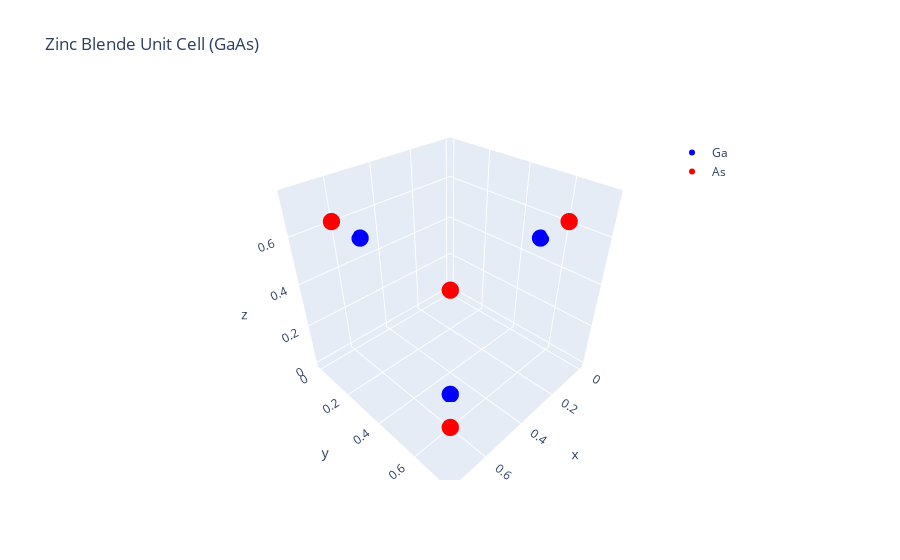

Write notebook code for a chart like this one.
### Code cell
import plotly.graph_objects as go
import numpy as np

# FCC lattice parameter (arbitrary units)
a = 1

# Lattice vectors for FCC
lattice_vectors = np.array([
    [0, 0, 0],
    [0, 0.5, 0.5],
    [0.5, 0, 0.5],
    [0.5, 0.5, 0],
])

# Ga atoms at FCC positions
ga_atoms = lattice_vectors * a

# As atoms shifted by (¼,¼,¼)
as_atoms = (lattice_vectors + [0.25, 0.25, 0.25]) * a

# Plot
fig = go.Figure()

# Ga atoms
fig.add_trace(go.Scatter3d(
    x=ga_atoms[:, 0], y=ga_atoms[:, 1], z=ga_atoms[:, 2],
    mode='markers',
    marker=dict(size=6, color='blue'),
    name='Ga'
))

# As atoms
fig.add_trace(go.Scatter3d(
    x=as_atoms[:, 0], y=as_atoms[:, 1], z=as_atoms[:, 2],
    mode='markers',
    marker=dict(size=6, color='red'),
    name='As'
))

# Set layout
fig.update_layout(
    title='Zinc Blende Unit Cell (GaAs)',
    scene=dict(
        xaxis_title='x',
        yaxis_title='y',
        zaxis_title='z',
        aspectmode='cube'
    ),
    legend=dict(x=0.8, y=0.9)
)

fig.show()

### Figure 1 — Plotly figure (JSON) as saved in the notebook; plotly's stock layout.template omitted (floating-point values rounded to 4 significant figures)
{"data": [{"marker": {"color": "blue", "size": 6}, "mode": "markers", "name": "Ga", "type": "scatter3d", "x": [0.0, 0.0, 0.5, 0.5], "y": [0.0, 0.5, 0.0, 0.5], "z": [0.0, 0.5, 0.5, 0.0]}, {"marker": {"color": "red", "size": 6}, "mode": "markers", "name": "As", "type": "scatter3d", "x": [0.25, 0.25, 0.75, 0.75], "y": [0.25, 0.75, 0.25, 0.75], "z": [0.25, 0.75, 0.75, 0.25]}], "layout": {"legend": {"x": 0.8, "y": 0.9}, "scene": {"aspectmode": "cube", "xaxis": {"title": {"text": "x"}}, "yaxis": {"title": {"text": "y"}}, "zaxis": {"title": {"text": "z"}}}, "title": {"text": "Zinc Blende Unit Cell (GaAs)"}}}
